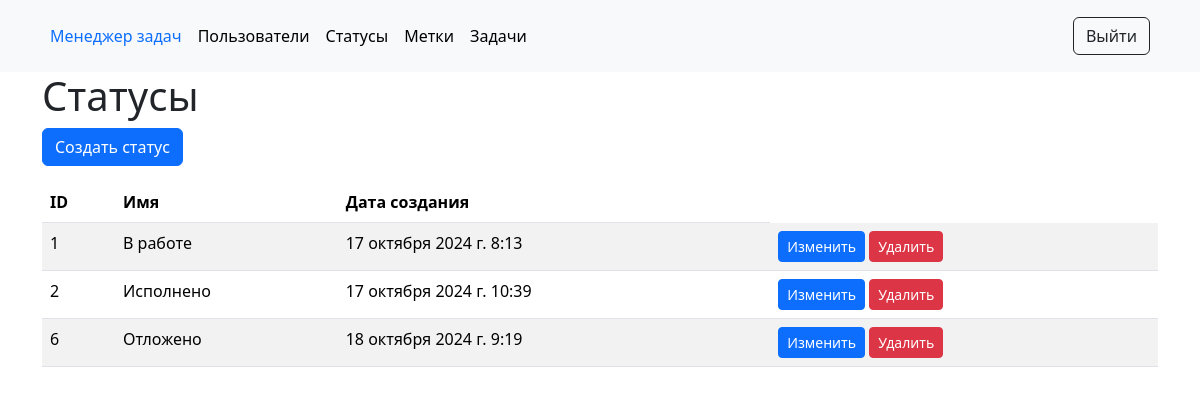
The app's page /statuses/ (signed in) with its own data.
### task_manager/statuses/models.py (models this page shows, shortened)
class Status(models.Model):
    name = models.CharField(max_length=255,
                            unique=True,
                            verbose_name=gettext("Name"))
    created_at = models.DateTimeField(auto_now_add=True)

### task_manager/statuses/views.py (the view)
# urls.py: path('', views.statuses_list, name='statuses_list'),
@login_required
def statuses_list(request):
    statuses = Status.objects.all()
    return render(request,
                  'statuses/statuses_list.html',
                  {'statuses': statuses})

### task_manager/templates/statuses/statuses_list.html
{% extends "base.html" %}
{% load i18n %}
{% block content %}
<div class="container">
    <h1>{% translate "Statuses" %}</h1>
    <a href="{% url 'status_create' %}" class="btn btn-primary">{% translate "Create status" %}</a>
    <table class="table table-striped mt-3">
        <thead>
            <tr>
                <th>ID</th>
                <th>{% translate "Name" %}</th>
                <th>{% translate "Creation date" %}</th>
            </tr>
        </thead>
        <tbody>
            {% for status in statuses %}
                <tr>
                    <td>{{ status.id }}</td>
                    <td>{{ status.name }}</td>
                    <td>{{ status.created_at }}</td>
                    <td>
                        <a href="{% url 'status_update' status.id %}" class="btn btn-primary btn-sm">{% translate "Edit" %}</a>
                        <a href="{% url 'status_delete' status.id %}" class="btn btn-danger btn-sm">{% translate "Delete" %}</a>
                    </td>
                </tr>
            {% endfor %}
        </tbody>
    </table>
</div>
{% endblock %}

### records on screen
Status: id "1", name "В работе", created_at "17 октября 2024 г. 8:13"
Status: id "2", name "Исполнено", created_at "17 октября 2024 г. 10:39"
Status: id "6", name "Отложено", created_at "18 октября 2024 г. 9:19"
